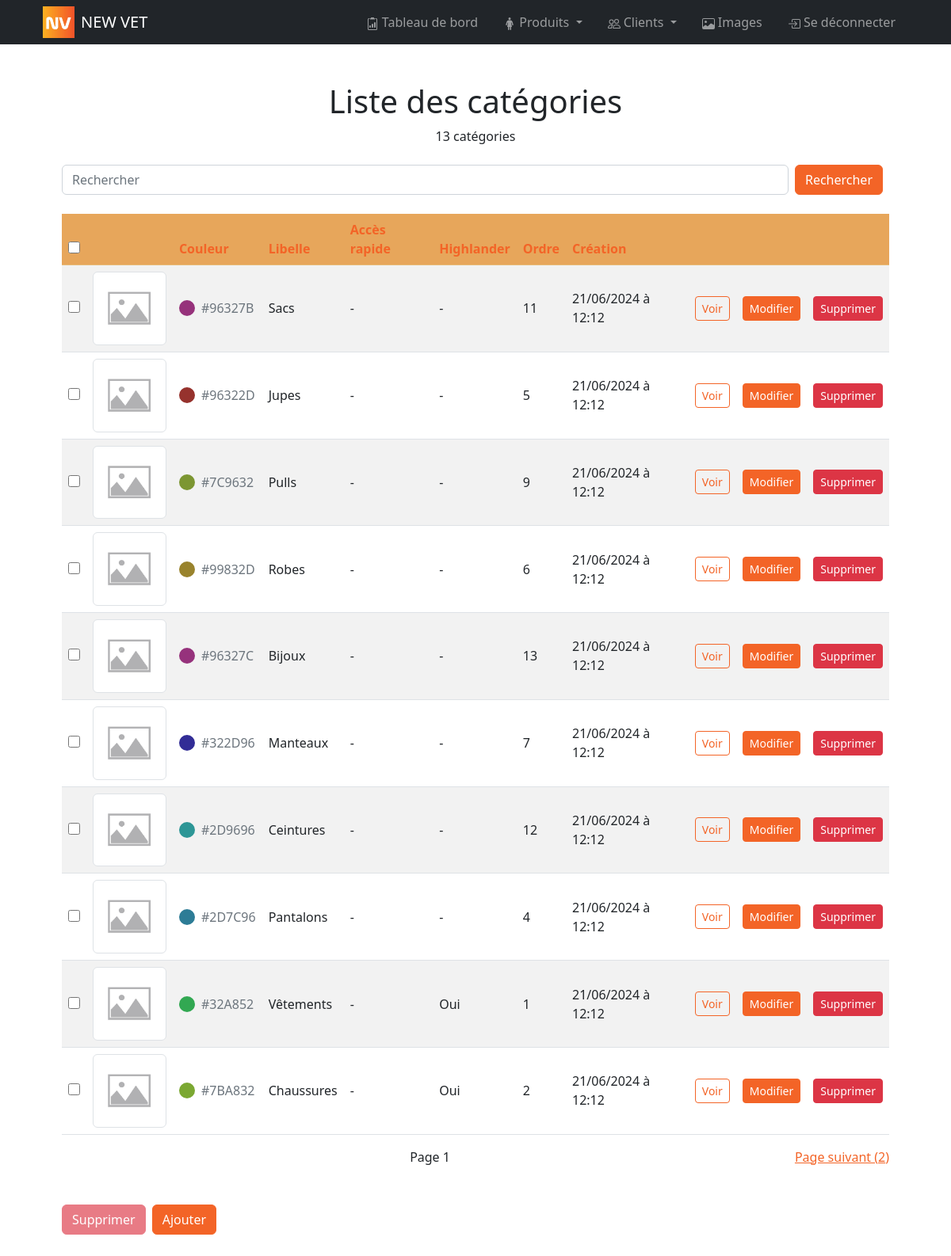
/bo/pages/categories/index.php (signed in), run on the app's committed database.
### tables this page shows
CREATE TABLE category(
        slug VARCHAR (50) NOT NULL UNIQUE,
        libelle VARCHAR (50) NOT NULL,
        image_slug VARCHAR (50),
        is_highlander BOOLEAN NOT NULL DEFAULT 0,
        sort_order INT,
        color VARCHAR (7) NOT NULL UNIQUE DEFAULT '#000000',
        is_quick_access BOOLEAN NOT NULL DEFAULT 0,
        is_deleted BOOLEAN NOT NULL DEFAULT 0,
        created_at DATETIME NOT NULL DEFAULT NOW(),
        CONSTRAINT category_PK PRIMARY KEY (slug)
);

### controllers/category.php (called while the page is built, shortened)
<?php
function getCategories($search = null, $is_highlander = false, $is_quick_access = false, $exclude = array(), $include = array(), $sort =  array(array('order' => 'ASC', 'order_by' => 'sort_order')), $offset = null, $per_page = 10)
{
    $sql = "SELECT * FROM category";
    $sql .= " WHERE 1 = 1";
    $sql .= " AND is_deleted = 0";
    if ($sort) {
        $sql .= " ORDER BY ";
        foreach ($sort as $key => $value) {
            $sql .= "COALESCE(" . $value['order_by'] . ", 9999999) " . strtoupper($value['order']);
        }
    }
    if ($per_page) $sql .= " LIMIT :per_page";
    $params = array();
    if ($per_page) $params[":per_page"] = $per_page;
    $result = Database::queryAll($sql, $params);
    return $result['data'];
}
function getCategoriesCount($search = null, $is_highlander = false, $is_quick_access = false, $exclude = array(), $include = array())
{
    $sql = "SELECT COUNT(DISTINCT category.slug) as count FROM category";
    $sql .= " WHERE 1 = 1";
    $sql .= " AND is_deleted = 0";
    $params = array();
    $result = Database::queryOne($sql, $params);
    return $result['data']['count'];
}

### utils/database.php (called while the page is built, shortened)
<?php
class Database
{
    private static $dbHost = DB_HOST;
    private static $dbName = DB_NAME;
    private static $dbUser = DB_USER;
    private static $dbPass = DB_PASSWORD;
    private static $forcedStringParams = array(':email', ':password', ':token', ':code', ':name', ':libelle');
    private static $forcedIntParams = array(':per_page', ':offset', ':customer_id', ':admin_id');
    private static $forcedBoolParams = array(':is_deleted');
    private static $connection = null;
    private static function connect()
    {
        if (self::$connection === null) {
            try {
                self::$connection = new PDO("mysql:host=" . self::$dbHost . ";dbname=" . self::$dbName, self::$dbUser, self::$dbPass);
                self::$connection->setAttribute(PDO::ATTR_ERRMODE, PDO::ERRMODE_EXCEPTION);
            } catch (PDOException $e) {
                if (defined('APP_DEBUG') && APP_DEBUG) die("Erreur lors de la connexion à la base de données: " . $e->getMessage());
            }
        }
    }
    public static function queryAll(string $query, array $params = array())
    {
        $data = array();
        $success = true;
        $error = null;
        try {
            $statement = self::$connection->prepare($query);
            foreach ($params as $key => $value) {
                if (is_int($value) || in_array($key, self::$forcedIntParams)) {
                    $statement->bindValue($key, $value, PDO::PARAM_INT);
                } elseif (is_bool($value) || in_array($key, self::$forcedBoolParams)) {
                    $statement->bindValue($key, $value, PDO::PARAM_BOOL);
                } elseif (is_string($value) || in_array($key, self::$forcedStringParams)) {
                    $statement->bindValue($key, htmlspecialchars($value), PDO::PARAM_STR);
                } elseif (is_null($value)) {
                    $statement->bindValue($key, $value, PDO::PARAM_NULL);
                } else {
                    $statement->bindValue($key, $value);
                }
            }
            $statement->execute();
            $data = $statement->fetchAll(PDO::FETCH_ASSOC);
        } catch (PDOException $e) {
            $success = false;
            $error = $e->getMessage();
            self::handleError($query, $params, $error);
        }
        return array(
            'success' => $success,
            'data' => $data,
            'error' => $error
        );
    }
    public static function queryOne(string $query, array $params = array())
    {
        $data = array();
        $success = true;
        $error = null;
        try {
            $statement = self::$connection->prepare($query);
            foreach ($params as $key => $value) {
                if (is_int($value) || in_array($key, self::$forcedIntParams)) {
                    $statement->bindValue($key, $value, PDO::PARAM_INT);
                } elseif (is_bool($value) || in_array($key, self::$forcedBoolParams)) {
                    $statement->bindValue($key, $value, PDO::PARAM_BOOL);
                } elseif (is_string($value) || in_array($key, self::$forcedStringParams)) {
                    $statement->bindValue($key, htmlspecialchars($value), PDO::PARAM_STR);
                } elseif (is_null($value)) {
                    $statement->bindValue($key, $value, PDO::PARAM_NULL);
                } else {
                    $statement->bindValue($key, $value);
                }
            }
            $statement->execute();
            $data = $statement->fetch(PDO::FETCH_ASSOC);
        } catch (PDOException $e) {
            $success = false;
            $error = $e->getMessage();
            self::handleError($query, $params, $error);
        }
        return array(
            'success' => $success,
            'data' => $data,
            'error' => $error
        );
    }
}

### controllers/image.php (called while the page is built, shortened)
<?php
function getImage($slug)
{
    $sql = "SELECT * FROM image WHERE slug = :slug;";
    $params = array(":slug" => $slug);
    $result = Database::queryOne($sql, $params);
    return $result['data'];
}

### helpers/image_or_placeholder.php (called while the page is built)
<?php
function image_or_placeholder($img_path, $full_placeholder_path = 'assets/img/default-img.webp')
{
    $full_img_path = APP_UPLOAD_PATH . $img_path;
    $full_img_url = APP_UPLOAD_URL . $img_path;
    if ($img_path && file_exists($full_img_path)) {
        return $full_img_url;
    } else {
        return APP_URL . $full_placeholder_path;
    }
}

### helpers/fr_datetime.php (called while the page is built)
<?php
function fr_datetime($inputDate) {
    $dateTime = new DateTime($inputDate);
    $formattedDate = $dateTime->format('d/m/Y à H:i');
    return $formattedDate;
}

### bo/pages/categories/index.php (the view, shortened to what this page needs)
<?php
include_once APP_PATH . "controllers/category.php";
include_once APP_PATH . "helpers/fr_datetime.php";
include_once APP_PATH . "controllers/image.php";
$search = isset($_GET['search']) ? $_GET['search'] : null;
$order_by = isset($_GET['order_by']) ? $_GET['order_by'] : 'created_at';
$order = isset($_GET['order']) && $_GET['order'] == 'desc' ? 'DESC' : 'ASC';
$page = isset($_GET['page']) ? $_GET['page'] : 1;
$new_order = $order == 'DESC' ? 'asc' : 'desc';
$sort = array(array('order' => $order, 'order_by' => $order_by));
$categories_count = getCategoriesCount($search, null, null, null, null);
$per_page = 10;
$offset = ($page - 1) * $per_page;
$maxPage = ceil($categories_count / $per_page);
$categories = getCategories($search, null, null, null, null, $sort, $offset, $per_page);
?>
<!DOCTYPE html>
<html lang="fr">
<head>
    <link href="<?= APP_URL ?>bo/style/bootstrap.css" rel="stylesheet">
    <link href="<?= APP_URL ?>bo/style/main.css" rel="stylesheet">
</head>
<body>
    <?php include_once APP_PATH . "bo/partials/header.php"; ?>
    <div class="container p-4 p-lg-5">
        <h1 class="text-center">Liste des catégories</h1>
        <p class="text-center"><?= $categories_count ?> catégorie<?php if ($categories_count > 1) : ?>s<?php endif; ?></p>
        <form class="d-flex justify-content-between my-4" method="GET">
            <input class="form-control mr-sm-2" id="search" type="search" placeholder="Rechercher" aria-label="Search" name="search" value="<?= $search ?>">
            <button class="btn btn-primary mx-2 my-sm-0" type="submit">Rechercher</button>
        </form>
        <table class="table table-striped">
            <thead>
                <tr class="table-primary">
                    <th scope='col' colspan='1'><input type="checkbox" onclick="toggleAll()"></th>
                    <th scope='col' colspan='1'>&nbsp;</th>
                    <th scope='col'><a class="text-decoration-none" href="?search=<?= $search ?>&page=<?= $page ?>&order_by=color&order=<?= $new_order ?>">Couleur</a></th>
                    <th scope='col'><a class="text-decoration-none" href="?search=<?= $search ?>&page=<?= $page ?>&order_by=name&order=<?= $new_order ?>">Libelle</a></th>
                    <th scope='col'><a class="text-decoration-none" href="?search=<?= $search ?>&page=<?= $page ?>&order_by=is_quick_access&order=<?= $new_order ?>">Accès rapide</a></th>
                    <th scope='col'><a class="text-decoration-none" href="?search=<?= $search ?>&page=<?= $page ?>&order_by=is_highlander&order=<?= $new_order ?>">Highlander</a></th>
                    <th scope='col'><a class="text-decoration-none" href="?search=<?= $search ?>&page=<?= $page ?>&order_by=sort_order&order=<?= $new_order ?>">Ordre</a></th>
                    <th scope='col'><a class="text-decoration-none" href="?search=<?= $search ?>&page=<?= $page ?>&order_by=created_at&order=<?= $new_order ?>">Création</a></th>
                    <th scope='col' colspan='3'>&nbsp;</th>
                </tr>
            </thead>
            <tbody>
                <?php
                foreach ($categories as $category) {
                ?>
                    <tr class="align-middle">
                        <td><input id="category_<?= $category['slug'] ?>" type="checkbox" name="selected_categories[]" value="<?= $category['slug'] ?>"></td>
                        <td>
                            <?php $image = getImage($category['image_slug']); ?>
                            <img src="<?= image_or_placeholder(isset($image['path']) ? $image['path'] : '') ?>" class="img-thumbnail" width="100">
                        </td>
                        <td>
                            <div class="d-flex align-items-center gap-2">
                                <span style="background-color: <?= $category['color'] ?>; width: 20px; height: 20px; display: inline-block; border-radius: 50%; color; #fff"></span>
                                <span class="text-muted"><?= strtoupper($category['color']) ?></span>
                            </div>
                        </td>
                        <td><?= $category['libelle'] ?></td>
                        <td><?= $category['is_quick_access'] == 1 ? 'Oui' : '-' ?></td>
                        <td><?= $category['is_highlander'] == 1 ? 'Oui' : '-' ?></td>
                        <td><?= $category['sort_order'] ? $category['sort_order'] : '-' ?></td>
                        <td><?= fr_datetime($category['created_at']) ?></td>
                        <td><a href="<?= FRONT_URL ?>produits?categories=<?= $category['slug'] ?>" class="btn btn-outline-primary btn-sm" target="_blank">Voir</a></td>
                        <td><a href="<?= APP_URL ?>bo/pages/categories/modify_category.php?slug=<?= $category['slug'] ?>" class="btn btn-primary btn-sm">Modifier</a></td>
                        <td><a href="<?= APP_URL ?>bo/pages/categories/delete_category.php?slug=<?= $category['slug'] ?>" class="btn btn-danger btn-sm">Supprimer</a></td>
                    </tr>
                <?php
                }
                ?>
            </tbody>
        </table>
        <div class="d-flex justify-content-between my-2">
            <?php if ($page > 1) : ?>
                <a href="?search=<?= $search ?>&page=<?= $page - 1 ?>&order_by=<?= $order_by ?>&order=<?= $order ?>">Page précédent (<?= $page - 1 ?>)</a>
            <?php else : ?>
                <span>&nbsp;</span>
            <?php endif; ?>
            <span>Page <?= $page ?></span>
            <?php if ($page < $maxPage) : ?>
                <a href="?search=<?= $search ?>&page=<?= $page + 1 ?>&order_by=<?= $order_by ?>&order=<?= $order ?>">Page suivant (<?= $page + 1 ?>)</a>
            <?php else : ?>
                <span>&nbsp;</span>
            <?php endif; ?>
        </div>
        <div class="d-flex justify-content-start gap-2 my-5">
            <button id="delete-categories" class="btn btn-danger" disabled onclick="deleteSelectedCategories()">Supprimer</button>
            <a href="<?= APP_URL ?>bo/pages/categories/create_category.php" class="btn btn-primary">Ajouter</a>
        </div>
    </div>
</body>
</html>

### bo/partials/header.php (shortened to what this page needs)
<nav class="navbar navbar-expand-lg navbar-dark bg-dark">
    <div class="container px-4">
        <a style="text-decoration: none" class="d-flex justify-content-start" href="<?= APP_URL ?>bo/pages/index.php">
            <img src="<?= APP_URL ?>assets/logo.jpg" alt="Logo" width="40" height="40">
            <span class="mx-2 navbar-brand"><?= APP_NAME ?></span>
        </a>
        <div class="collapse navbar-collapse" id="navbarSupportedContent">
            <ul class="navbar-nav ms-auto mb-2 mb-lg-0">
                <li class="nav-item mx-lg-2"><a class="nav-link" aria-current="page" href="<?= APP_URL ?>bo/pages/dashboard.php">
                        <span>Tableau de bord</span>
                    </a>
                </li>
                <li class="nav-item mx-lg-2 dropdown">
                    <a class="nav-link dropdown-toggle" href="#" id="navbarDropdownProducts" role="button" data-bs-toggle="dropdown" aria-expanded="false">
                        <span>Produits</span>
                    </a>
                </li>
                <li class="nav-item mx-lg-2 dropdown">
                    <a class="nav-link dropdown-toggle" href="#" id="navbarDropdownCustomers" role="button" data-bs-toggle="dropdown" aria-expanded="false">
                        <span>Clients</span>
                    </a>
                </li>
                <li class="nav-item mx-lg-2"><a class="nav-link" aria-current="page" href="<?= APP_URL ?>bo/pages/images/index.php">
                        <span>Images</span>
                    </a>
                </li>
                <li class="nav-item mx-lg-2">
                    <a class="nav-link" aria-current="page" href="<?= APP_URL ?>bo/pages/logout.php">
                        <span>Se déconnecter</span>
                    </a>
                </li>
            </ul>
        </div>
    </div>
</nav>

### bo/style/main.css (style rules this page uses)
:root { --primary: #F1452B; --secondary: #FEBD21; }
input[type="checkbox"] { accent-color: var(--primary); width: 15px; height: 15px; }

### data on the page
category: color "#96327B", libelle "Sacs", sort_order "11", created_at "21/06/2024 à 12:12"
category: color "#96322D", libelle "Jupes", sort_order "5", created_at "21/06/2024 à 12:12"
category: color "#7C9632", libelle "Pulls", sort_order "9", created_at "21/06/2024 à 12:12"
category: color "#99832D", libelle "Robes", sort_order "6", created_at "21/06/2024 à 12:12"
category: color "#96327C", libelle "Bijoux", sort_order "13", created_at "21/06/2024 à 12:12"
category: color "#322D96", libelle "Manteaux", sort_order "7", created_at "21/06/2024 à 12:12"
category: color "#2D9696", libelle "Ceintures", sort_order "12", created_at "21/06/2024 à 12:12"
category: color "#2D7C96", libelle "Pantalons", sort_order "4", created_at "21/06/2024 à 12:12"
category: color "#32A852", libelle "Vêtements", is_highlander "Oui", sort_order "1", created_at "21/06/2024 à 12:12"
category: color "#7BA832", libelle "Chaussures", is_highlander "Oui", sort_order "2", created_at "21/06/2024 à 12:12"

### other printed values
APP_NAME "NEW VET"
$categories_count "13"
$page "1"
$page + 1 "2"
